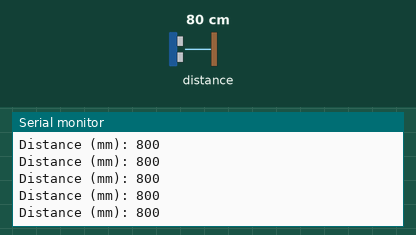
Simulated run of this sketch. Board: Arduino Uno, built with avr-gcc and run on an emulated ATmega328P. Parts: the last lines printed to the serial monitor. Inputs (shaded band) come from the test bench; at power-on: distance to the obstacle 80 cm.

Above: at 1.2 s.
1.3 s: distance to the obstacle set to 250 cm
At 1.49 s:
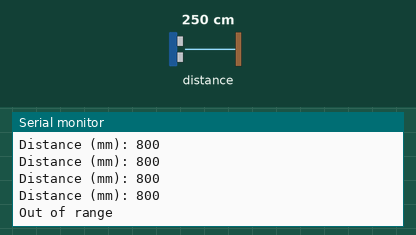
3.4 s: distance to the obstacle set to 2 cm
At 3.49 s:
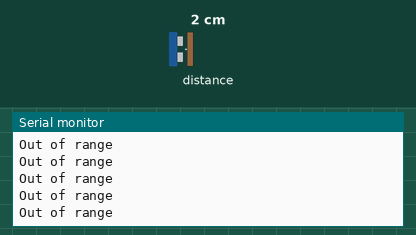

Measured:
- after the input at 1.3 s, the serial monitor: prints a new line after 0.07 s (image 1)

The sketch:

TOF_distance_measure.ino
```cpp
#include <Wire.h>
#include <Adafruit_VL53L0X.h>

Adafruit_VL53L0X lox = Adafruit_VL53L0X();

void setup() {
  Serial.begin(115200);

  if (!lox.begin()) {
    Serial.println(F("Failed to boot VL53L0X"));
    while (1);
  }

  Serial.println(F("VL53L0X test"));
}

void loop() {
  VL53L0X_RangingMeasurementData_t measure;

  lox.rangingTest(&measure, false);

  if (measure.RangeStatus != 4) {  // phase failures have incorrect data
    Serial.print(F("Distance (mm): "));
    Serial.println(measure.RangeMilliMeter);
  } else {
    Serial.println(F("Out of range"));
  }

  delay(100);
}
```
